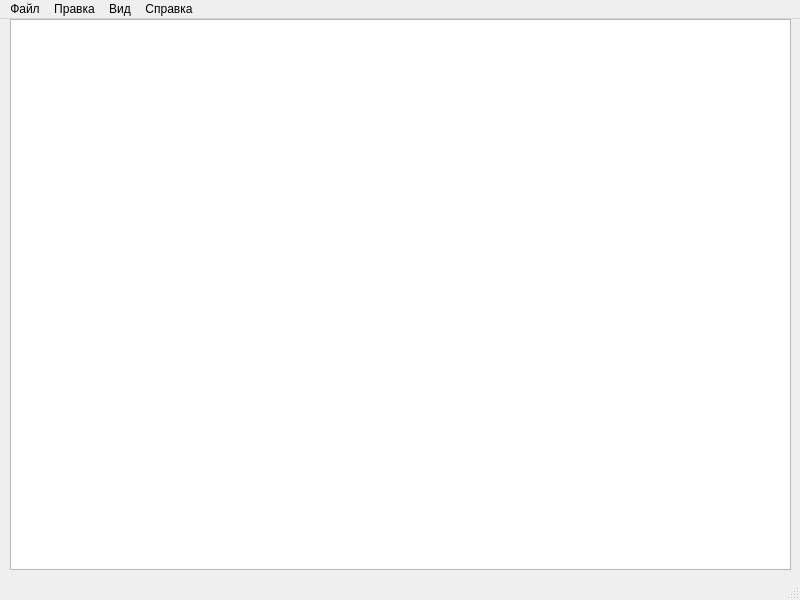
<?xml version="1.0" encoding="UTF-8"?>
<ui version="4.0">
 <class>texteditor</class>
 <widget class="QMainWindow" name="texteditor">
  <property name="geometry">
   <rect>
    <x>0</x>
    <y>0</y>
    <width>800</width>
    <height>600</height>
   </rect>
  </property>
  <property name="windowTitle">
   <string>texteditor</string>
  </property>
  <widget class="QWidget" name="centralwidget">
   <widget class="QTextEdit" name="textEdit">
    <property name="geometry">
     <rect>
      <x>10</x>
      <y>0</y>
      <width>781</width>
      <height>551</height>
     </rect>
    </property>
   </widget>
  </widget>
  <widget class="QMenuBar" name="menubar">
   <property name="geometry">
    <rect>
     <x>0</x>
     <y>0</y>
     <width>800</width>
     <height>21</height>
    </rect>
   </property>
   <widget class="QMenu" name="menu">
    <property name="title">
     <string>Файл</string>
    </property>
    <addaction name="actionNew"/>
    <addaction name="actionClose"/>
    <addaction name="separator"/>
    <addaction name="actionOpen"/>
    <addaction name="actionSave"/>
    <addaction name="actionSaveAs"/>
    <addaction name="separator"/>
    <addaction name="actionExit"/>
   </widget>
   <widget class="QMenu" name="menu_2">
    <property name="title">
     <string>Вид</string>
    </property>
    <addaction name="actionSelectFont"/>
   </widget>
   <widget class="QMenu" name="menu_3">
    <property name="title">
     <string>Справка</string>
    </property>
    <addaction name="actionAbout"/>
    <addaction name="actionAboutQt"/>
   </widget>
   <widget class="QMenu" name="menu_4">
    <property name="title">
     <string>Правка</string>
    </property>
    <addaction name="actionCut"/>
    <addaction name="actionCopy"/>
    <addaction name="actionPaste"/>
    <addaction name="actionUndo"/>
    <addaction name="actionRedo"/>
   </widget>
   <addaction name="menu"/>
   <addaction name="menu_4"/>
   <addaction name="menu_2"/>
   <addaction name="menu_3"/>
  </widget>
  <widget class="QStatusBar" name="statusbar"/>
  <action name="actionNew">
   <property name="icon">
    <iconset resource="texteditor.qrc">
     <normaloff>:/icons/Resources/new.png</normaloff>:/icons/Resources/new.png</iconset>
   </property>
   <property name="text">
    <string>Создать</string>
   </property>
   <property name="toolTip">
    <string>Создать новый документ</string>
   </property>
   <property name="shortcut">
    <string>Ctrl+N</string>
   </property>
  </action>
  <action name="actionClose">
   <property name="text">
    <string>Закрыть</string>
   </property>
   <property name="toolTip">
    <string>Закрыть текущее окно</string>
   </property>
   <property name="shortcut">
    <string>Ctrl+W</string>
   </property>
  </action>
  <action name="actionExit">
   <property name="text">
    <string>Выход</string>
   </property>
   <property name="toolTip">
    <string>Закрыть приложение</string>
   </property>
  </action>
  <action name="actionSelectFont">
   <property name="text">
    <string>Select Font</string>
   </property>
   <property name="toolTip">
    <string>Select the display font</string>
   </property>
  </action>
  <action name="actionAbout">
   <property name="text">
    <string>About</string>
   </property>
  </action>
  <action name="actionAboutQt">
   <property name="text">
    <string>About Qt</string>
   </property>
  </action>
  <action name="actionCut">
   <property name="icon">
    <iconset resource="texteditor.qrc">
     <normaloff>:/icons/Resources/cut.png</normaloff>:/icons/Resources/cut.png</iconset>
   </property>
   <property name="text">
    <string>Cut</string>
   </property>
   <property name="toolTip">
    <string>Cut</string>
   </property>
   <property name="shortcut">
    <string>Ctrl+X</string>
   </property>
  </action>
  <action name="actionCopy">
   <property name="icon">
    <iconset resource="texteditor.qrc">
     <normaloff>:/icons/Resources/copy.png</normaloff>:/icons/Resources/copy.png</iconset>
   </property>
   <property name="text">
    <string>Copy</string>
   </property>
   <property name="toolTip">
    <string>Copy</string>
   </property>
   <property name="shortcut">
    <string>Ctrl+C</string>
   </property>
  </action>
  <action name="actionPaste">
   <property name="icon">
    <iconset resource="texteditor.qrc">
     <normaloff>:/icons/Resources/paste.png</normaloff>:/icons/Resources/paste.png</iconset>
   </property>
   <property name="text">
    <string>Paste</string>
   </property>
   <property name="toolTip">
    <string>Paste</string>
   </property>
   <property name="shortcut">
    <string>Ctrl+V</string>
   </property>
  </action>
  <action name="actionUndo">
   <property name="text">
    <string>Undo</string>
   </property>
   <property name="toolTip">
    <string>Undo the last action</string>
   </property>
   <property name="shortcut">
    <string>Ctrl+Z</string>
   </property>
  </action>
  <action name="actionRedo">
   <property name="text">
    <string>Redo</string>
   </property>
   <property name="toolTip">
    <string>Redo the last action</string>
   </property>
   <property name="shortcut">
    <string>Ctrl+Y</string>
   </property>
  </action>
  <action name="actionOpen">
   <property name="icon">
    <iconset resource="texteditor.qrc">
     <normaloff>:/icons/Resources/open.png</normaloff>:/icons/Resources/open.png</iconset>
   </property>
   <property name="text">
    <string>Open...</string>
   </property>
   <property name="toolTip">
    <string>Open a document</string>
   </property>
   <property name="shortcut">
    <string>Ctrl+O</string>
   </property>
  </action>
  <action name="actionSave">
   <property name="icon">
    <iconset resource="texteditor.qrc">
     <normaloff>:/icons/Resources/save.png</normaloff>:/icons/Resources/save.png</iconset>
   </property>
   <property name="text">
    <string>Save</string>
   </property>
   <property name="toolTip">
    <string>Save document</string>
   </property>
   <property name="shortcut">
    <string>Ctrl+S</string>
   </property>
  </action>
  <action name="actionSaveAs">
   <property name="text">
    <string>Save As...</string>
   </property>
   <property name="toolTip">
    <string>Save document as</string>
   </property>
   <property name="shortcut">
    <string>C</string>
   </property>
  </action>
 </widget>
 <resources>
  <include location="texteditor.qrc"/>
 </resources>
 <connections/>
</ui>
